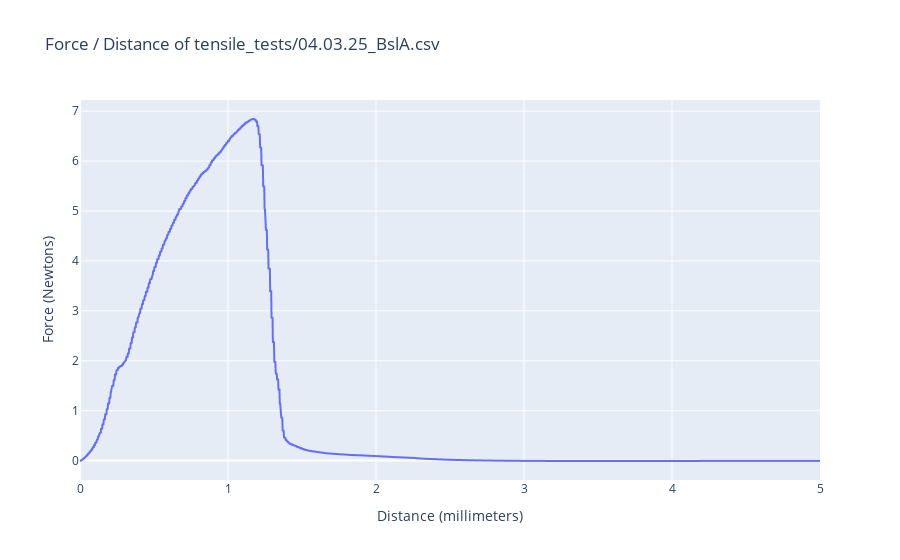

Source (notebook cell):
### Code cell
# 5.1 initial distance, 4.5mm width, 0.4mm thickness
blsa_filename = "tensile_tests/04.03.25_BslA.csv"
blsa_df = plot_force_distance(blsa_filename)

### Figure 1 — Plotly figure (JSON) as saved in the notebook; plotly's stock layout.template omitted (floating-point values rounded to 4 significant figures; data arrays with more than 128 entries replaced by an {"elided": "..."} marker saying what was removed)
{"data": [{"hovertemplate": "Distance (millimeters)=%{x}<br>Force (Newtons)=%{y}<extra></extra>", "legendgroup": "", "line": {"color": "#636efa", "dash": "solid"}, "marker": {"symbol": "circle"}, "mode": "lines", "name": "", "showlegend": false, "type": "scattergl", "x": {"elided": "2452 float values"}, "xaxis": "x", "y": {"elided": "2452 float values"}, "yaxis": "y"}], "layout": {"legend": {"tracegroupgap": 0}, "title": {"text": "Force / Distance of tensile_tests/04.03.25_BslA.csv"}, "xaxis": {"anchor": "y", "domain": [0, 1], "title": {"text": "Distance (millimeters)"}}, "yaxis": {"anchor": "x", "domain": [0, 1], "title": {"text": "Force (Newtons)"}}}}
